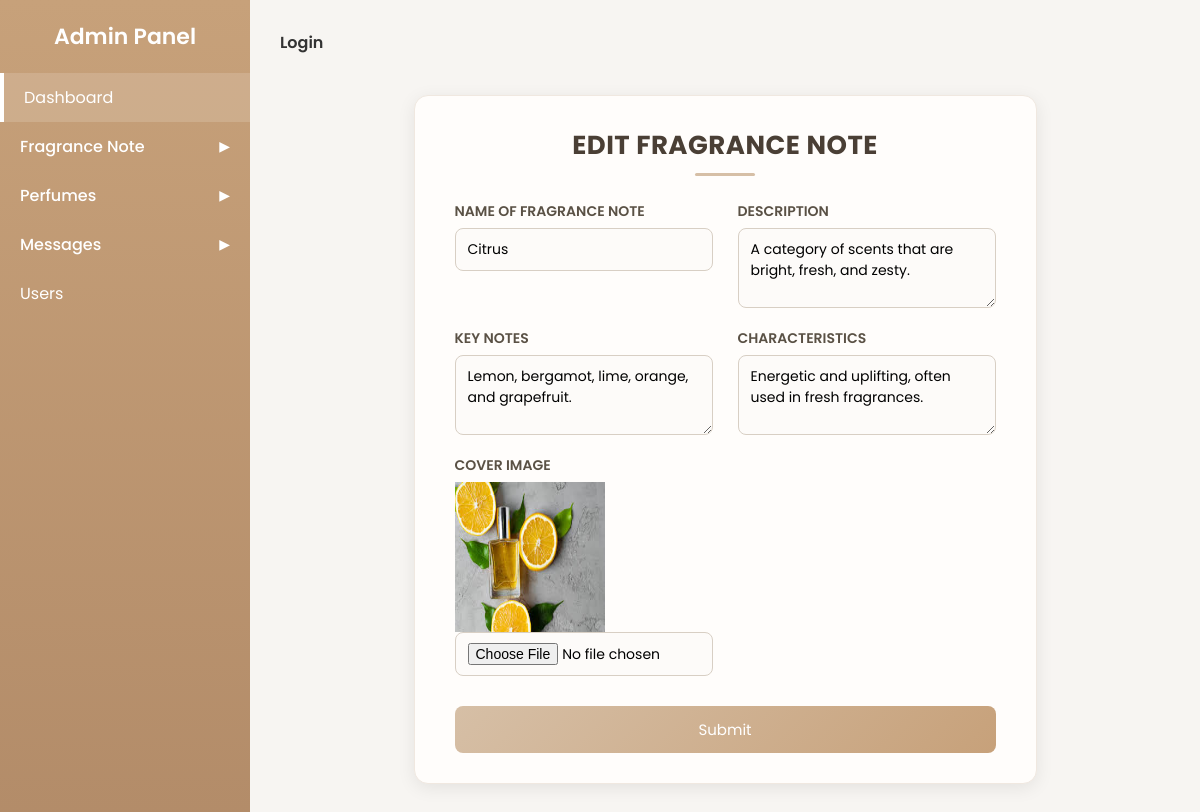
The page /Edit_Add_Category_Data/2/ on the database its author committed.
### perfumeapp/models.py (models this page shows)
class FragranceDB(models.Model):
    Fragrance_Name = models.CharField(max_length=50, null=True, blank=True)
    Description = models.TextField(null=True,blank=True)
    Key_Notes = models.TextField(null=True,blank=True)
    Characteristics = models.TextField(null=True,blank=True)
    Fragrance_Image =models.ImageField(upload_to="Uploads",null=True, blank=True)

### perfumeapp/views.py (the view)
# urls.py: path('Edit_Add_Category_Data/<int:fcategory_id>/',views.edit_add_category,name="Edit_Add_Category_Data"),
def edit_add_category(request,fcategory_id):
    note = FragranceDB.objects.get(id=fcategory_id)
    return render(request,"Edit_Add_Fragrances.html", {'note':note})

### perfumeapp/templates/Edit_Add_Fragrances.html (shortened to what this page needs)
<!DOCTYPE html>
{% extends 'Index.html' %}
{% block content %}
  <div class="form-wrapper">
  <h2>EDIT FRAGRANCE NOTE</h2>
  <form action="{% url 'Update_Add_Category_Data' F_id=note.id %}" method="post" enctype="multipart/form-data">
    <div class="row">
      <div class="form-group">
        <label>NAME OF FRAGRANCE NOTE</label>
        <input type="text" name="f_name" placeholder="Fragrance Note"   value="{{note.Fragrance_Name}}" required>
      </div>
      <div class="form-group">
        <label>DESCRIPTION</label>
        <textarea name="f_description" placeholder="Description">{{note.Description}}</textarea>
      </div>
    </div>
    <div class="row">
      <div class="form-group">
        <label>KEY NOTES</label>
        <textarea name="f_keynotes" placeholder="Key Notes">{{note.Key_Notes}}</textarea>
      </div>
      <div class="form-group">
        <label>CHARACTERISTICS</label>
        <textarea name="f_characteristics" placeholder="Characteristics">{{note.Characteristics}}</textarea>
      </div>
    </div>
    <div class="row">
      <div class="form-group">
        <label for="image">COVER IMAGE</label>
                 <img src="{{note.Fragrance_Image.url}}" height="150px" width="150px">
        <input type="file" id="image" name="f_image" required>
      </div>
      <div class="form-group">
      </div>
    </div>
    <button type="submit" class="submit-btn">Submit</button>
  </form>
</div>
{% endblock %}

### perfumeapp/templates/Index.html (style rules this page uses)
* { box-sizing: border-box; margin: 0; padding: 0; font-family: "Poppins", sans-serif; }
body { display: flex; background: #f7f5f2; height: 100vh; }

### perfumeapp/templates/Edit_Add_Fragrances.html (style rules this page uses)
.form-wrapper { width: 70%; max-width: 850px; margin: 40px auto; background: #fffdfb; padding: 30px 40px; border-radius: 14px; box-shadow: 0 4px 18px rgba(0, 0, 0, 0.08); font-family: "Poppins", sans-serif; border: 1px solid #f0e8e0; }
.form-wrapper h2 { text-align: center; font-size: 26px; color: #4a3f35; margin-bottom: 25px; letter-spacing: 0.5px; }
.form-wrapper h2::after { content: ""; width: 60px; height: 3px; background: #d6bfa6; display: block; margin: 8px auto 0; border-radius: 2px; }
.row { display: flex; justify-content: space-between; gap: 25px; margin-bottom: 20px; }
.form-group { flex: 1; display: flex; flex-direction: column; }
label { font-weight: 600; color: #5a5145; font-size: 14px; margin-bottom: 6px; }
input[type="text"], input[type="file"], textarea { width: 100%; padding: 10px 12px; border: 1px solid #d8cfc4; border-radius: 8px; font-size: 14px; background: #fdfbf9; transition: all 0.25s ease; box-sizing: border-box; }
textarea { resize: vertical; min-height: 80px; }
.submit-btn { width: 100%; background: linear-gradient(135deg, #d6bfa6, #c7a17a); border: none; color: #fff; font-size: 15px; padding: 12px; border-radius: 8px; cursor: pointer; transition: all 0.3s ease; margin-top: 10px; }

### rows shown on the page
FragranceDB: f_name "Citrus", f_description "A category of scents that are bright, fresh, and zesty.", f_keynotes "Lemon, bergamot, lime, orange, and grapefruit.", f_characteristics "Energetic and uplifting, often used in fresh fragrances.", Fragrance_Image (picture)
